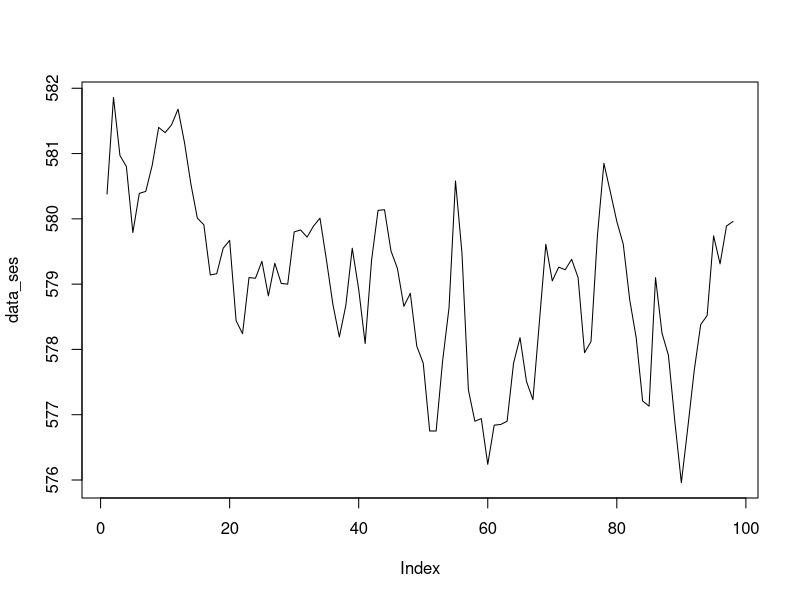
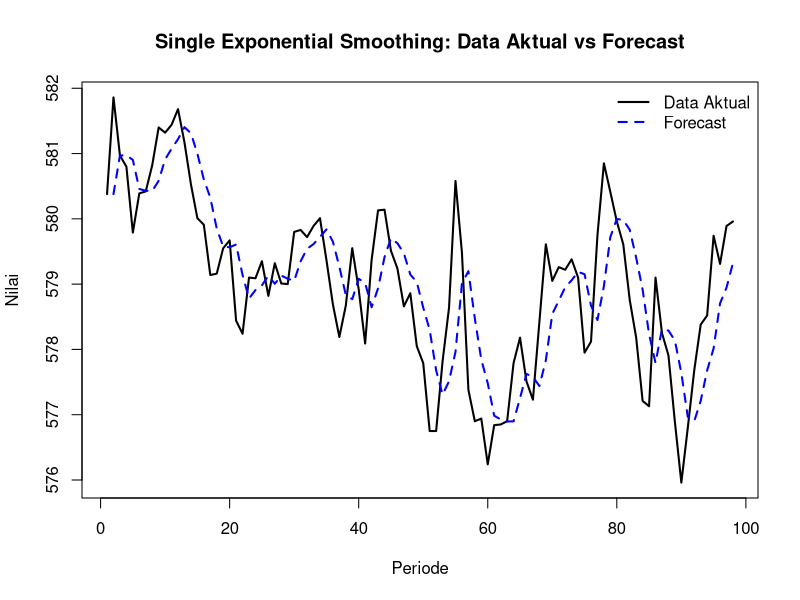
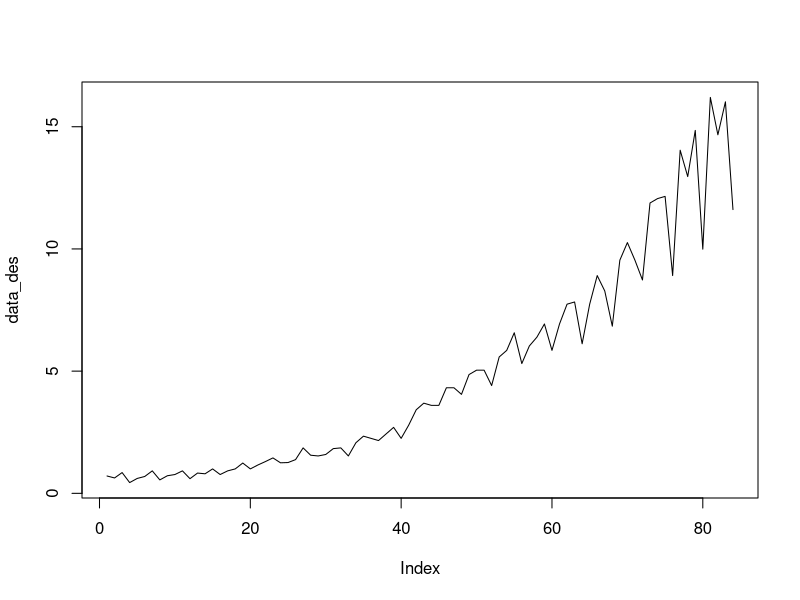
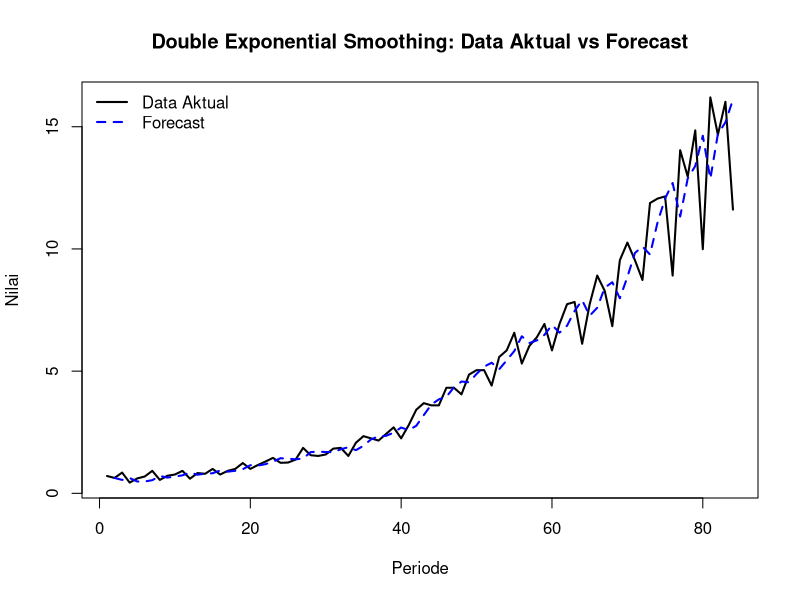
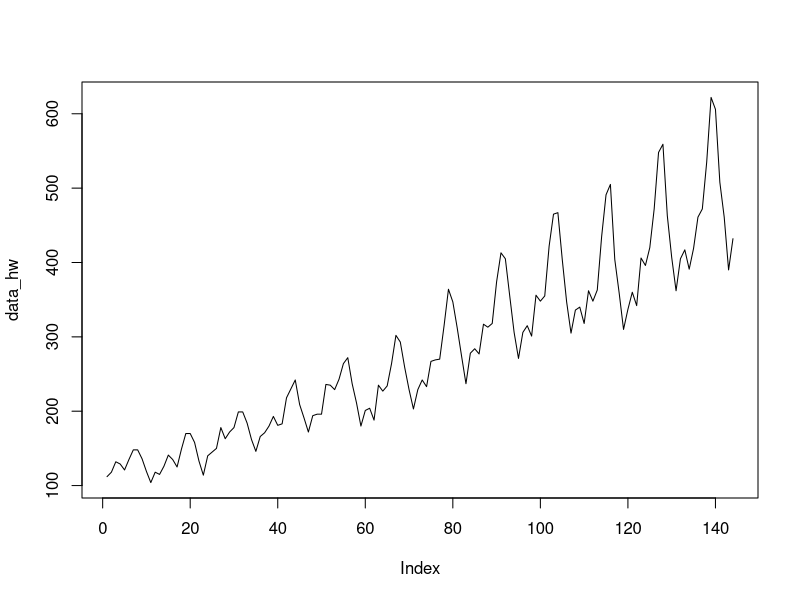
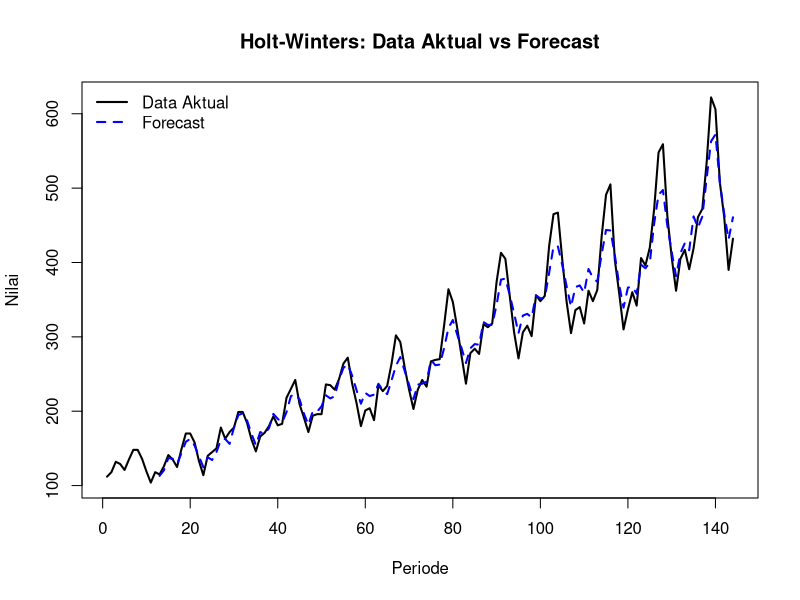

These charts were generated, in order, by the following R code:
## ---- chunk 1
knitr::opts_chunk$set(echo = TRUE)
## ---- chunk 2
data_ses <- as.numeric(LakeHuron)
n <- length(data_ses)
plot(data_ses, type = "l")
## ---- chunk 3
n <- length(data_ses)
alpha <- 0.4

level <- numeric(n)     # Lt
forecast <- numeric(n)  # Ft

level[1] <- data_ses[1]
forecast[1] <- NA
forecast[2] <- level[1]
## ---- chunk 4
for(i in 2:n) {
  # Hitung Lt
  level[i] <- alpha * data_ses[i] + (1 - alpha) * level[i-1]

  # Hitung Ft
  if(i < n) {
    forecast[i+1] <- level[i]
  }
}
## ---- chunk 5
hasil_ses <- data.frame(
  t = 1:n,
  Yt = round(data_ses, 2),
  Lt = round(level, 2),
  Ft = round(forecast, 2)
)

hasil_ses
## ---- chunk 6
plot(
  1:n, data_ses, type = "l", lwd = 2,
  xlab = "Periode", ylab = "Nilai",
  main = "Single Exponential Smoothing: Data Aktual vs Forecast"
)

lines(1:n, forecast, lwd = 2, lty = 2, col = "blue")

legend(
  "topright",
  legend = c("Data Aktual", "Forecast"),
  col = c("black", "blue"),
  lty = c(1, 2),
  lwd = 2,
  bty = "n",
)
## ---- chunk 7
data_des <- as.numeric(JohnsonJohnson)
n <- length(data_des)
plot(data_des, type = "l")
## ---- chunk 8
n <- length(data_des)
alpha <- 0.4   # smoothing level
beta  <- 0.3   # smoothing trend

level <- numeric(n)      # Lt
trend <- numeric(n)      # Tt
forecast <- numeric(n+1) # Ft

level[1] <- data_des[1]                  # L1 = Y1
trend[1] <- data_des[2] - data_des[1]    # T1 = selisih awal
forecast[1] <- NA
forecast[2] <- level[1] + trend[1]
## ---- chunk 9
for(i in 2:n) {

  # Update level
  level[i] <- alpha * data_des[i] + (1 - alpha) * (level[i-1] + trend[i-1])

  # Update trend
  trend[i] <- beta * (level[i] - level[i-1]) + (1 - beta) * trend[i-1]

  # Forecast 1 langkah ke depan
  forecast[i+1] <- level[i] + trend[i]
}
## ---- chunk 10
hasil_des <- data.frame(
  t = 1:n,
  Yt = round(data_des, 2),
  Lt = round(level, 2),
  Tt = round(trend, 2),
  Ft = round(forecast[1:n], 2)
)

hasil_des
## ---- chunk 11
plot(
  1:n, data_des, type = "l", lwd = 2,
  xlab = "Periode", ylab = "Nilai",
  main = "Double Exponential Smoothing: Data Aktual vs Forecast"
)

lines(1:n, forecast[1:n], lwd = 2, lty = 2, col = "blue")

legend(
  "topleft",
  legend = c("Data Aktual", "Forecast"),
  col = c("black", "blue"),
  lty = c(1, 2),
  lwd = 2,
  bty = "n"
)
## ---- chunk 12
data_hw <- as.numeric(AirPassengers)
n <- length(data_hw)
plot(data_hw, type = "l")
## ---- chunk 13
alpha <- 0.2
beta <- 0.1
gamma <- 0.3
p <- 12   

level <- numeric(n)
tren <- numeric(n)
musiman <- numeric(n + p)
forecast <- numeric(n)

level[p] <- mean(data_hw[1:p])
tren[p] <- mean(data_hw[(p+1):(2*p)] - data_hw[1:p]) / p

for(i in 1:p) {
  musiman[i] <- data_hw[i] - level[p]
}

forecast[1:p] <- NA
forecast[p+1] <- level[p] + tren[p] + musiman[1]
## ---- chunk 14
for(t in (p+1):n) {
  level[t] <- alpha * (data_hw[t] - musiman[t-p]) + (1 - alpha) * (level[t-1] + tren[t-1])
  tren[t] <- beta * (level[t] - level[t-1]) + (1 - beta) * tren[t-1]
  musiman[t] <- gamma * (data_hw[t] - level[t]) + (1 - gamma) * musiman[t-p]

  if(t < n) {
    s_index <- (t + 1) - p
    forecast[t+1] <- level[t] + tren[t] + musiman[s_index]
  }
}
## ---- chunk 15
hasil_hw <- data.frame(
  Yt = data_hw,
  Lt = round(level, 2),
  Tt = round(tren, 2),
  St = round(musiman[1:n], 2),
  Ft = round(forecast, 2)
)

hasil_hw
## ---- chunk 16
plot(
  1:n, data_hw, type = "l", lwd = 2,
  xlab = "Periode", ylab = "Nilai",
  main = "Holt-Winters: Data Aktual vs Forecast"
)

idx <- which(!is.na(forecast))
lines(idx, forecast[idx], lwd = 2, lty = 2, col = "blue")

legend(
  "topleft",
  legend = c("Data Aktual", "Forecast"),
  col = c("black", "blue"),
  lty = c(1, 2),
  lwd = 2,
  bty = "n"
)
